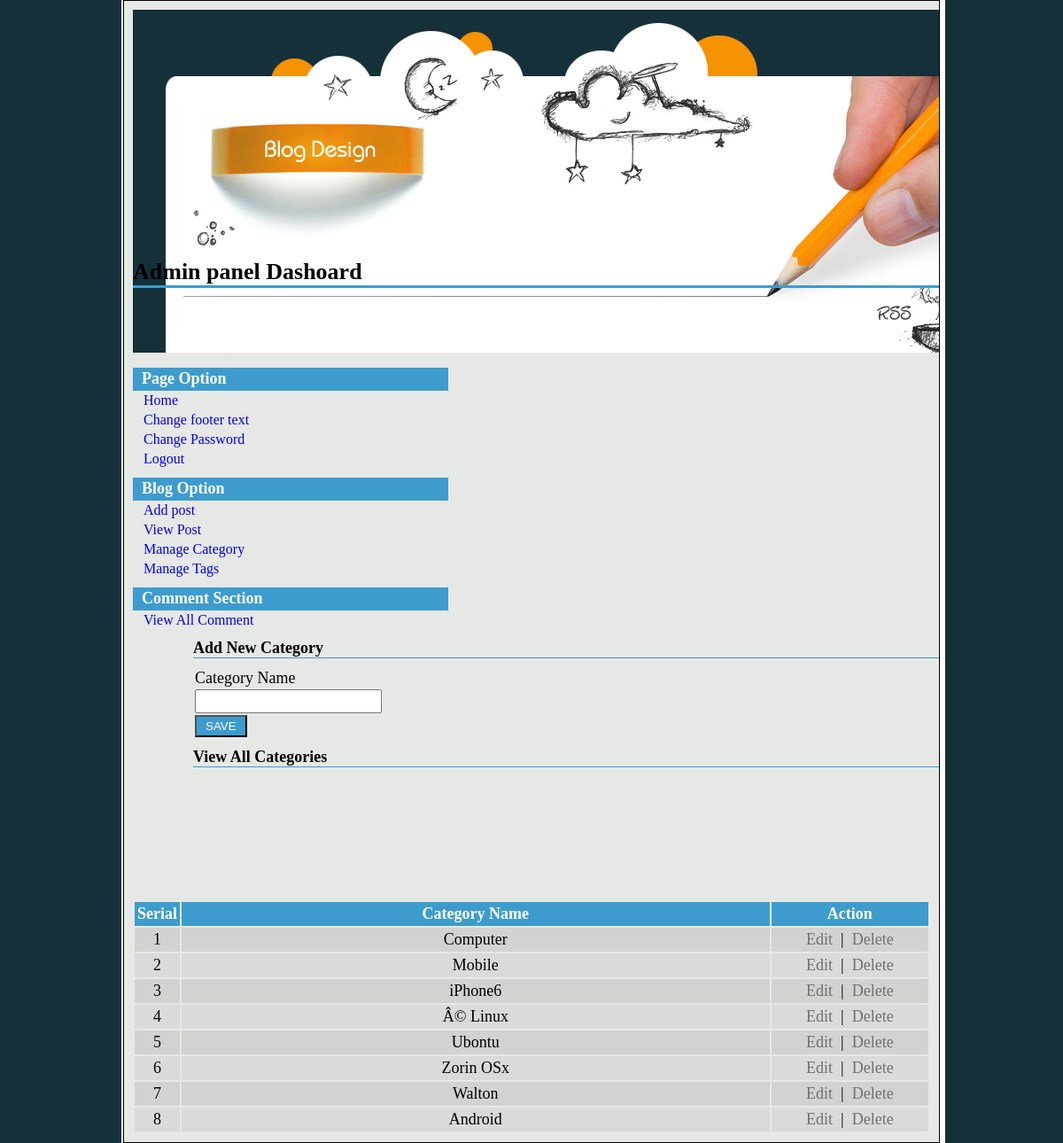
Screenshot of /admin/manage-catagory.php (signed in) with the database file from the repository.
### tables this page shows
CREATE TABLE IF NOT EXISTS `tbl_category` (
`cat_id` int(11) NOT NULL,
  `cat_name` varchar(255) NOT NULL
);

### admin/manage-catagory.php (the view, shortened to what this page needs)
<?php
include('../config.php');
?>
<?php
include('header.php')
?>
	<h2>Add New Category</h2>
	<form action="" method="post">
	<table class="tbl1">
		<tr>
			<td>Category Name</td>
		</tr>
		<tr>
		<td><input class="sort" type="text" name="cat_name"></td>
		</tr>
		<tr>
			<td><input  type="submit" value="SAVE" name="form1"></td>
		</tr>
	</table>
	</form>
	<h2>View All Categories</h2>
</div>
	<table class="tbl2">
		<tr>
			<th width="5%">Serial</th>
			<th width="75%">Category Name</th>
			<th width="20%">Action</th>
		</tr>
		<?php
		$statement = $db->prepare("select * from tbl_category");
		$statement->execute();
		$result = $statement->fetchAll(PDO::FETCH_ASSOC);
		$i = 0;
		foreach($result as $row)
		{
			$i++;
			?>
			<tr>
			<td><?php echo $i;?></td>
			<td><?php echo $row['cat_name'];?></td>
			<td><a class="fancybox" href="#inline1<?php echo $i;?>"> Edit</a>
			&nbsp;|&nbsp;
			<a onclick='return confirmDelete();' href="manage-catagory.php? id=<?php echo $row['cat_id'];?>">Delete</a>
			</td>
		</tr>
		<?php
		}
		?>
	</table>
<?php include('footer.php')?>

### style_admin.css (style rules this page uses)
* { padding:0; margin:0; }
body { font-family: 'Times New Roman',arial; font-size:18px; }
input[type='submit'] { cursor: pointer; background-color:#3d9ccd; padding:3px 10px; color:#fff; }
#content h2 { border-bottom:1px solid #3d9ccd; color:#000; font-size: 18px; margin-top: 10px; }
table.tbl1 { margin-top: 10px; }
table.tbl1 tr td input[type='text'] { font-size: 16px; height: 23px; line-height: 23px; }
table.tbl2 { margin-top: 10px; }
table.tbl2 tr td { text-align: center; padding: 3px; }
table.tbl2 tr th { background-color: #3d9ccd; color: #fff; padding: 3px; }
table.tbl2 tr:nth-child(2n+1) td { background-color: #d9dad9; }
table.tbl2 tr:nth-child(2n) td { background-color: #d2d3d1; }
table.tbl2 tr td a { color: #70726e; text-decoration: none; }

### style.css (style rules this page uses)
* { margin:0px; padding:0px; }
html { width:100%; height:100%; background-color:#163039; }
body { width:1000px; height:100%; position:relative; margin:0 auto; background-image:url(images/bg.gif); background-position:top left; background-repeat:repeat-y; }
html > body { height:auto; min-height:100%; }

### rows the page displays
tbl_category: cat_name "Computer"
tbl_category: cat_name "Mobile"
tbl_category: cat_name "iPhone6"
tbl_category: cat_name "Â© Linux"
tbl_category: cat_name "Ubontu"
tbl_category: cat_name "Zorin OSx"
tbl_category: cat_name "Walton"
tbl_category: cat_name "Android"
